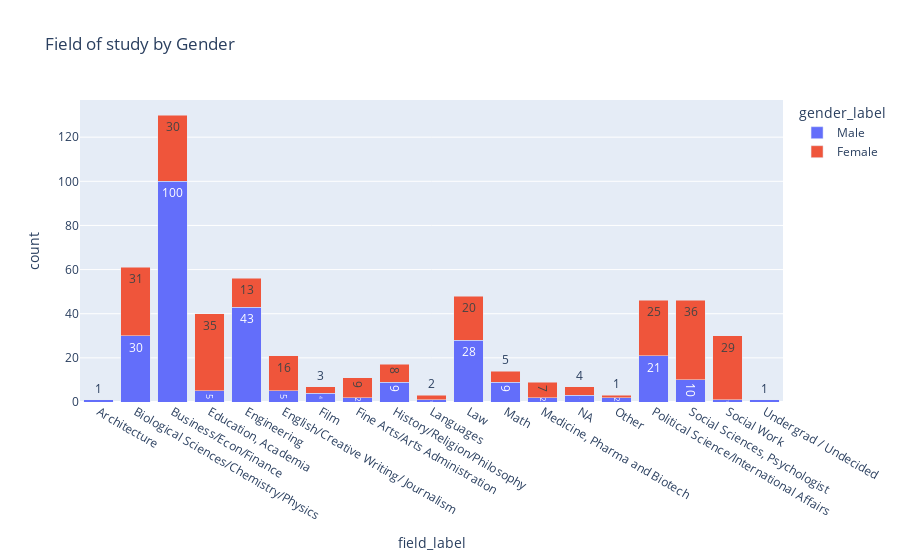

This figure's notebook cell:
### Markdown cell above
> most represented domains of study are Economy, Sicence, Engineering and Law

### Code cell
tmp = df_unique.groupby(by=["field_label", "gender_label"]).size().reset_index(name="count")
fig = px.bar(tmp, x="field_label", y='count', color="gender_label", barmode="stack", title='Field of study by Gender', text_auto = '.0f')
fig.show()

### Figure 1 — Plotly figure (JSON) as saved in the notebook; plotly's stock layout.template omitted (floating-point values rounded to 4 significant figures)
{"data": [{"alignmentgroup": "True", "hovertemplate": "gender_label=Male<br>field_label=%{x}<br>count=%{y}<extra></extra>", "legendgroup": "Male", "marker": {"color": "#636efa", "pattern": {"shape": ""}}, "name": "Male", "offsetgroup": "Male", "orientation": "v", "showlegend": true, "textposition": "auto", "texttemplate": "%{y:.0f}", "type": "bar", "x": ["Architecture", "Biological Sciences/Chemistry/Physics", "Business/Econ/Finance ", "Education, Academia", "Engineering", "English/Creative Writing/ Journalism", "Film", "Fine Arts/Arts Administration", "History/Religion/Philosophy ", "Languages", "Law", "Math", "Medicine, Pharma and Biotech", "NA", "Other", "Political Science/International Affairs ", "Social Sciences, Psychologist ", "Social Work", "Undergrad / Undecided"], "xaxis": "x", "y": [1, 30, 100, 5, 43, 5, 4, 2, 9, 1, 28, 9, 2, 3, 2, 21, 10, 1, 1], "yaxis": "y"}, {"alignmentgroup": "True", "hovertemplate": "gender_label=Female<br>field_label=%{x}<br>count=%{y}<extra></extra>", "legendgroup": "Female", "marker": {"color": "#EF553B", "pattern": {"shape": ""}}, "name": "Female", "offsetgroup": "Female", "orientation": "v", "showlegend": true, "textposition": "auto", "texttemplate": "%{y:.0f}", "type": "bar", "x": ["Biological Sciences/Chemistry/Physics", "Business/Econ/Finance ", "Education, Academia", "Engineering", "English/Creative Writing/ Journalism", "Film", "Fine Arts/Arts Administration", "History/Religion/Philosophy ", "Languages", "Law", "Math", "Medicine, Pharma and Biotech", "NA", "Other", "Political Science/International Affairs ", "Social Sciences, Psychologist ", "Social Work"], "xaxis": "x", "y": [31, 30, 35, 13, 16, 3, 9, 8, 2, 20, 5, 7, 4, 1, 25, 36, 29], "yaxis": "y"}], "layout": {"barmode": "stack", "legend": {"title": {"text": "gender_label"}, "tracegroupgap": 0}, "title": {"text": "Field of study by Gender"}, "xaxis": {"anchor": "y", "domain": [0, 1], "title": {"text": "field_label"}}, "yaxis": {"anchor": "x", "domain": [0, 1], "title": {"text": "count"}}}}
